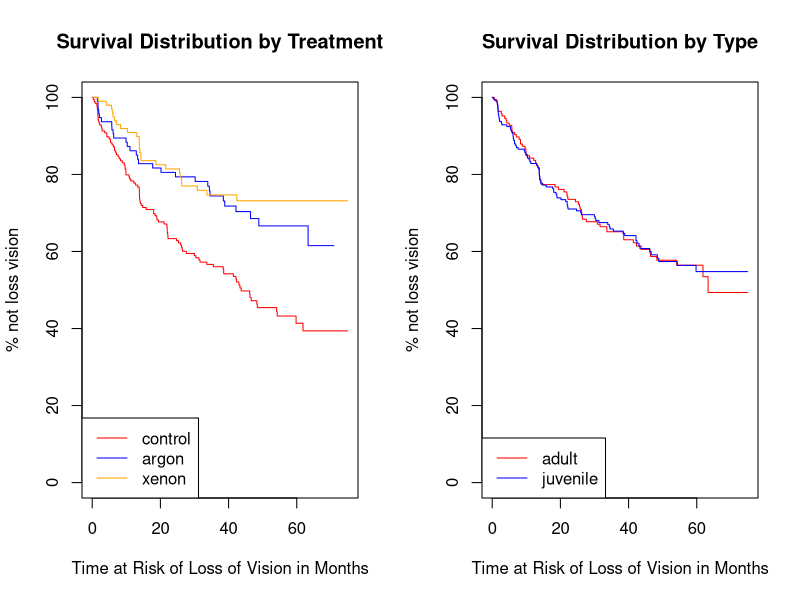
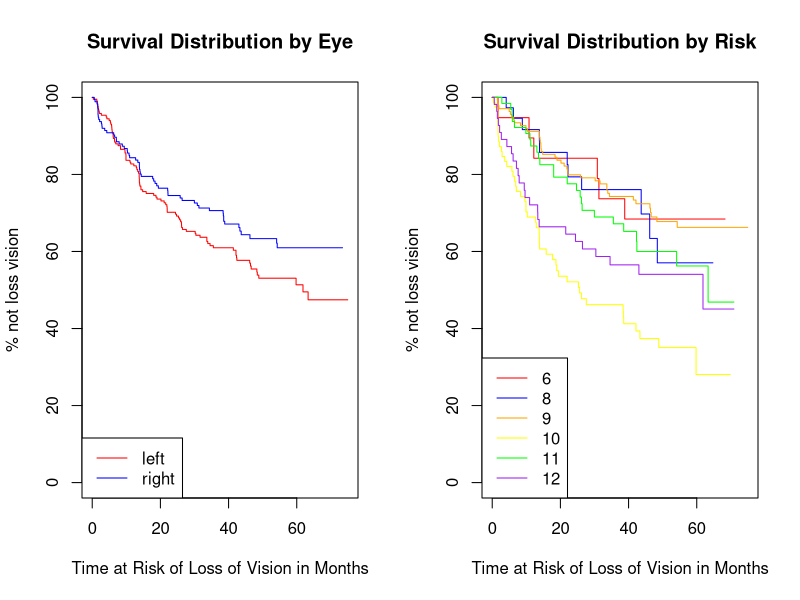
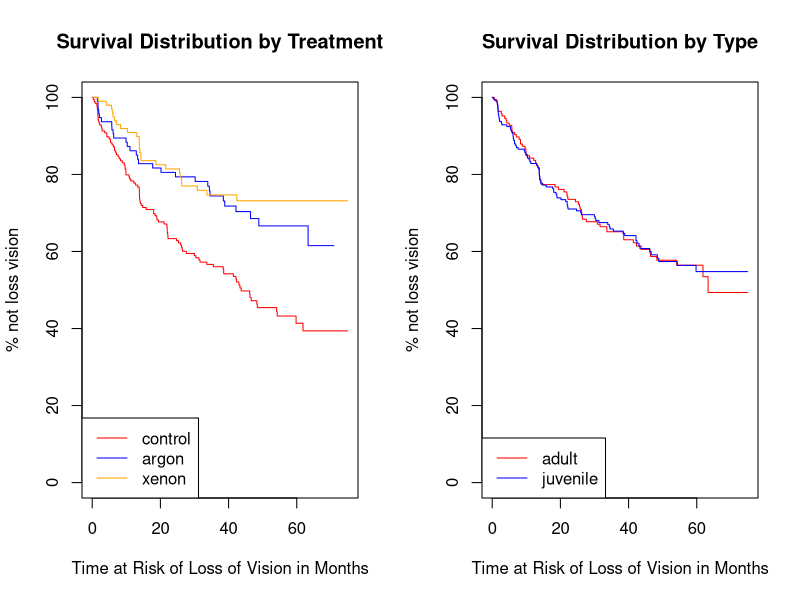
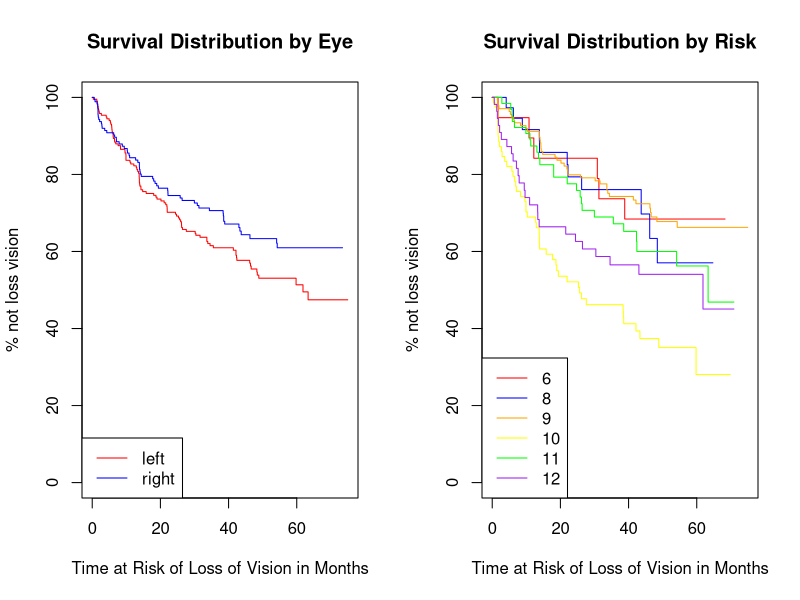

Here is the R script that generated these plots, in order:
## ---- chunk 1
knitr::opts_chunk$set(echo = TRUE)
library(survival)
library(tidyverse)
library(Hmisc)
## ---- chunk 2
df = read.delim('diabeticVision.csv', sep=',')
df = df %>%
  mutate(
    tr_eye = ifelse(trt==1, eye, ifelse(eye=='left', 'right', 'left')),
    treatment = ifelse(trt==1, laser, 'control')
  )
df$treatment =  relevel(as.factor(df$treatment), ref='control')
## ---- chunk 3
survobj = with(df, Surv(futime, status))

plot_survfit = function(var){
  fitr <- survfit(as.formula(paste0('survobj~', var)), data=df)
  plot(fitr, xlab="Time at Risk of Loss of Vision in Months",
   ylab="% not loss vision", yscale=100,
   main=paste("Survival Distribution by", capitalize(var)),
   col = c('red', 'blue', 'orange', 'yellow', 'green', 'purple'))
  legend('bottomleft', legend=levels(as.factor(df[,var])), 
         col = c('red', 'blue', 'orange', 'yellow', 'green', 'purple'), lty=1)
}
par(mfrow=c(1,2))
plot_survfit('treatment')
plot_survfit('type')
plot_survfit('eye')
plot_survfit('risk')
## ---- chunk 4
dif_res = rbind(
  c('Treatment', survdiff(survobj~treatment, data=df)$chisq, 1 - pchisq(survdiff(survobj~treatment, data=df)$chisq, df=1)), 
  c('Type', survdiff(survobj~type, data=df)$chisq, 1 - pchisq(survdiff(survobj~type, data=df)$chisq, df=1)),
  c('Eye', survdiff(survobj~eye, data=df)$chisq, 1 - pchisq(survdiff(survobj~eye, data=df)$chisq, df=1)),
  c('Risk', survdiff(survobj~risk, data=df)$chisq, 1 - pchisq(survdiff(survobj~risk, data=df)$chisq, df=1)))
dif_res[,c(2)] = round(as.numeric(dif_res[,c(2)]), 3)
dif_res[,c(3)] = round(as.numeric(dif_res[,c(3)]), 6)
dif_res %>% knitr::kable(col.names = c('Variable', 'Chisq2', 'P-value'), caption = 'The Log-rank Test')
## ---- chunk 5
cox_model = summary(coxph(survobj~eye+age+risk+treatment, data=df))
cbind(round(cox_model$coefficients[,c(1,4,5)], 4), round(cox_model$conf.int,4))%>%
  knitr::kable(caption = 'The Cox Proportion Hazard Model')
gof = cox.zph(coxph(survobj~eye+age+risk+treatment, data=df)) 
gof$table %>% knitr::kable(caption = 'Proportional Hazards Assumption Test')
## ---- chunk 6
cox_model_frailty = summary(coxph(survobj~eye+age+risk+treatment+frailty(id), data=df))
cbind(round(cox_model_frailty$coefficients[,c(1,4,6)], 4), 
      rbind(round(cox_model_frailty$conf.int,4), c(' ', ' ', ' ',' ')))%>%
  knitr::kable(caption = 'The Frailty Cox Proportional Hazards Model')
## ---- chunk 7
cat("\n\n\\pagebreak\n")
## ---- chunk 8
library(survival)
library(tidyverse)
library(Hmisc)

df = read.delim('diabeticVision.csv', sep=',')
df = df %>%
  mutate(
    tr_eye = ifelse(trt==1, eye, ifelse(eye=='left', 'right', 'left')),
    treatment = ifelse(trt==1, laser, 'control')
  )
df$treatment =  relevel(as.factor(df$treatment), ref='control')

survobj = with(df, Surv(futime, status))

plot_survfit = function(var){
  fitr <- survfit(as.formula(paste0('survobj~', var)), data=df)
  plot(fitr, xlab="Time at Risk of Loss of Vision in Months",
   ylab="% not loss vision", yscale=100,
   main=paste("Survival Distribution by", capitalize(var)),
   col = c('red', 'blue', 'orange', 'yellow', 'green', 'purple'))
  legend('bottomleft', legend=levels(as.factor(df[,var])), 
         col = c('red', 'blue', 'orange', 'yellow', 'green', 'purple'), lty=1)
}
par(mfrow=c(1,2))
plot_survfit('treatment')
plot_survfit('type')
plot_survfit('eye')
plot_survfit('risk')


dif_res = rbind(
  c('Treatment', survdiff(survobj~treatment, data=df)$chisq,
    1 - pchisq(survdiff(survobj~treatment, data=df)$chisq, df=1)), 
  c('Type', survdiff(survobj~type, data=df)$chisq, 
    1 - pchisq(survdiff(survobj~type, data=df)$chisq, df=1)),
  c('Eye', survdiff(survobj~eye, data=df)$chisq, 
    1 - pchisq(survdiff(survobj~eye, data=df)$chisq, df=1)),
  c('Risk', survdiff(survobj~risk, data=df)$chisq, 
    1 - pchisq(survdiff(survobj~risk, data=df)$chisq, df=1)))
dif_res[,c(2)] = round(as.numeric(dif_res[,c(2)]), 3)
dif_res[,c(3)] = round(as.numeric(dif_res[,c(3)]), 6)
dif_res %>% knitr::kable(col.names = c('Variable', 'Chisq2', 'P-value'), 
                         caption = 'The Log-rank Test')

cox_model = summary(coxph(survobj~eye+age+risk+treatment, data=df))
cbind(round(cox_model$coefficients[,c(1,4,5)], 4), 
      round(cox_model$conf.int,4)) %>%
  knitr::kable(caption = 'The Cox Proportion Hazard Model')
gof = cox.zph(coxph(survobj~eye+age+risk+treatment, data=df)) 
gof$table %>% knitr::kable(caption = 'Proportional Hazards Assumption Test')

# library(coxme)
# sfrail <- coxme(survobj~laser+eye+type+risk + (1 | id),  data = df)

cox_model_frailty = summary(coxph(survobj~eye+age+risk+treatment+frailty(id), data=df))
cbind(round(cox_model_frailty$coefficients[,c(1,4,6)], 4), 
      rbind(round(cox_model_frailty$conf.int,4), c(' ', ' ', ' ',' ')))%>%
  knitr::kable(caption = 'The Frailty Cox Proportional Hazards Model')
